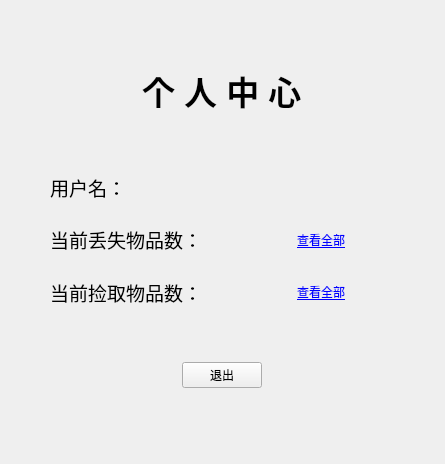
<?xml version="1.0" encoding="UTF-8"?>
<ui version="4.0">
 <class>PersonalCenterA</class>
 <widget class="QDialog" name="PersonalCenterA">
  <property name="geometry">
   <rect>
    <x>0</x>
    <y>0</y>
    <width>445</width>
    <height>464</height>
   </rect>
  </property>
  <property name="windowTitle">
   <string>Dialog</string>
  </property>
  <property name="windowIcon">
   <iconset>
    <normaloff>Image/guet.png</normaloff>Image/guet.png</iconset>
  </property>
  <widget class="QWidget" name="widget" native="true">
   <property name="geometry">
    <rect>
     <x>10</x>
     <y>52</y>
     <width>423</width>
     <height>76</height>
    </rect>
   </property>
   <layout class="QHBoxLayout" name="horizontalLayout">
    <item>
     <spacer name="horizontalSpacer">
      <property name="orientation">
       <enum>Qt::Horizontal</enum>
      </property>
      <property name="sizeHint" stdset="0">
       <size>
        <width>40</width>
        <height>20</height>
       </size>
      </property>
     </spacer>
    </item>
    <item>
     <widget class="QLabel" name="label_7">
      <property name="font">
       <font>
        <pointsize>25</pointsize>
        <bold>true</bold>
       </font>
      </property>
      <property name="text">
       <string>个 人 中 心</string>
      </property>
     </widget>
    </item>
    <item>
     <spacer name="horizontalSpacer_2">
      <property name="orientation">
       <enum>Qt::Horizontal</enum>
      </property>
      <property name="sizeHint" stdset="0">
       <size>
        <width>40</width>
        <height>20</height>
       </size>
      </property>
     </spacer>
    </item>
   </layout>
  </widget>
  <widget class="QWidget" name="widget_2" native="true">
   <property name="geometry">
    <rect>
     <x>10</x>
     <y>166</y>
     <width>423</width>
     <height>147</height>
    </rect>
   </property>
   <layout class="QGridLayout" name="gridLayout">
    <item row="0" column="1">
     <widget class="QLabel" name="userName">
      <property name="font">
       <font>
        <pointsize>14</pointsize>
       </font>
      </property>
      <property name="text">
       <string>用户名：</string>
      </property>
     </widget>
    </item>
    <item row="0" column="0">
     <spacer name="horizontalSpacer_3">
      <property name="orientation">
       <enum>Qt::Horizontal</enum>
      </property>
      <property name="sizeType">
       <enum>QSizePolicy::Fixed</enum>
      </property>
      <property name="sizeHint" stdset="0">
       <size>
        <width>40</width>
        <height>20</height>
       </size>
      </property>
     </spacer>
    </item>
    <item row="0" column="2">
     <spacer name="horizontalSpacer_9">
      <property name="orientation">
       <enum>Qt::Horizontal</enum>
      </property>
      <property name="sizeHint" stdset="0">
       <size>
        <width>40</width>
        <height>20</height>
       </size>
      </property>
     </spacer>
    </item>
    <item row="2" column="1">
     <widget class="QLabel" name="lostNum">
      <property name="font">
       <font>
        <pointsize>14</pointsize>
       </font>
      </property>
      <property name="text">
       <string>当前丢失物品数：</string>
      </property>
     </widget>
    </item>
    <item row="4" column="1">
     <widget class="QLabel" name="foundNum">
      <property name="font">
       <font>
        <pointsize>14</pointsize>
       </font>
      </property>
      <property name="text">
       <string>当前捡取物品数：</string>
      </property>
     </widget>
    </item>
    <item row="4" column="3">
     <widget class="QLabel" name="lookFound">
      <property name="font">
       <font>
        <underline>true</underline>
       </font>
      </property>
      <property name="cursor">
       <cursorShape>OpenHandCursor</cursorShape>
      </property>
      <property name="styleSheet">
       <string notr="true">color: blue;</string>
      </property>
      <property name="text">
       <string>查看全部</string>
      </property>
      <property name="alignment">
       <set>Qt::AlignRight|Qt::AlignTrailing|Qt::AlignVCenter</set>
      </property>
     </widget>
    </item>
    <item row="2" column="3">
     <widget class="QLabel" name="lookLost">
      <property name="font">
       <font>
        <underline>true</underline>
       </font>
      </property>
      <property name="cursor">
       <cursorShape>OpenHandCursor</cursorShape>
      </property>
      <property name="layoutDirection">
       <enum>Qt::LeftToRight</enum>
      </property>
      <property name="styleSheet">
       <string notr="true">color :blue;</string>
      </property>
      <property name="text">
       <string>查看全部</string>
      </property>
      <property name="alignment">
       <set>Qt::AlignRight|Qt::AlignTrailing|Qt::AlignVCenter</set>
      </property>
     </widget>
    </item>
    <item row="0" column="4">
     <spacer name="horizontalSpacer_4">
      <property name="orientation">
       <enum>Qt::Horizontal</enum>
      </property>
      <property name="sizeHint" stdset="0">
       <size>
        <width>40</width>
        <height>20</height>
       </size>
      </property>
     </spacer>
    </item>
    <item row="0" column="3">
     <widget class="QLabel" name="label_1">
      <property name="text">
       <string/>
      </property>
     </widget>
    </item>
    <item row="1" column="1">
     <spacer name="verticalSpacer_5">
      <property name="orientation">
       <enum>Qt::Vertical</enum>
      </property>
      <property name="sizeType">
       <enum>QSizePolicy::Fixed</enum>
      </property>
      <property name="sizeHint" stdset="0">
       <size>
        <width>20</width>
        <height>5</height>
       </size>
      </property>
     </spacer>
    </item>
    <item row="3" column="1">
     <spacer name="verticalSpacer_6">
      <property name="orientation">
       <enum>Qt::Vertical</enum>
      </property>
      <property name="sizeType">
       <enum>QSizePolicy::Fixed</enum>
      </property>
      <property name="sizeHint" stdset="0">
       <size>
        <width>20</width>
        <height>5</height>
       </size>
      </property>
     </spacer>
    </item>
   </layout>
  </widget>
  <widget class="QWidget" name="widget_3" native="true">
   <property name="geometry">
    <rect>
     <x>10</x>
     <y>350</y>
     <width>423</width>
     <height>50</height>
    </rect>
   </property>
   <layout class="QHBoxLayout" name="horizontalLayout_2">
    <item>
     <spacer name="horizontalSpacer_5">
      <property name="orientation">
       <enum>Qt::Horizontal</enum>
      </property>
      <property name="sizeHint" stdset="0">
       <size>
        <width>40</width>
        <height>20</height>
       </size>
      </property>
     </spacer>
    </item>
    <item>
     <widget class="QPushButton" name="exit">
      <property name="focusPolicy">
       <enum>Qt::NoFocus</enum>
      </property>
      <property name="text">
       <string>退出</string>
      </property>
     </widget>
    </item>
    <item>
     <spacer name="horizontalSpacer_6">
      <property name="orientation">
       <enum>Qt::Horizontal</enum>
      </property>
      <property name="sizeHint" stdset="0">
       <size>
        <width>40</width>
        <height>20</height>
       </size>
      </property>
     </spacer>
    </item>
   </layout>
  </widget>
 </widget>
 <resources/>
 <connections/>
</ui>
